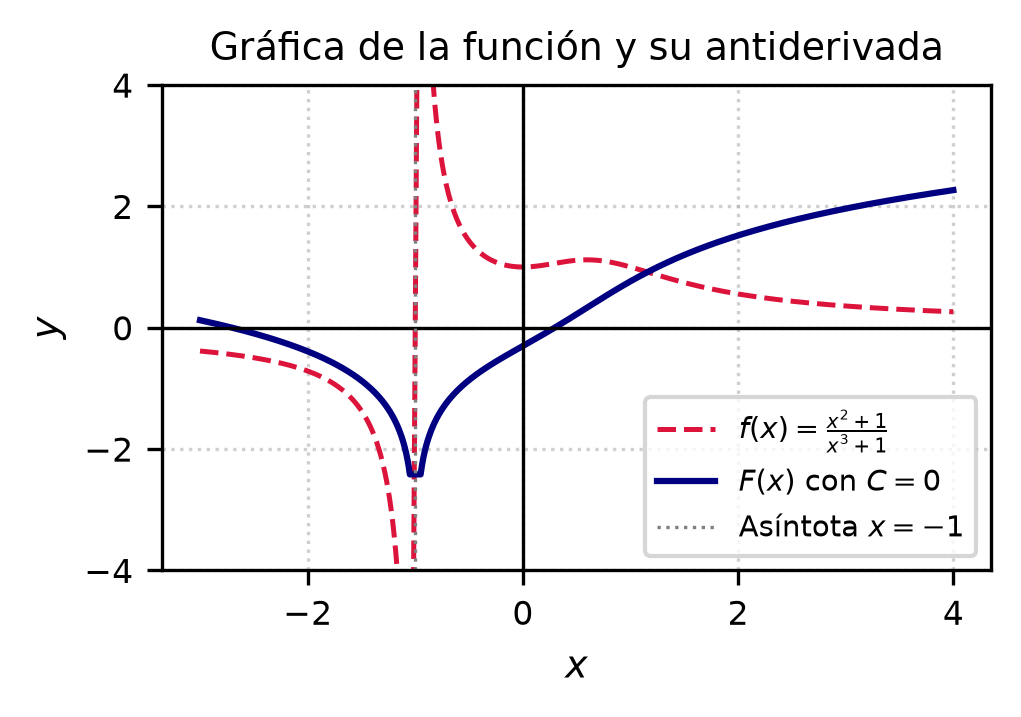

This chart was generated by the following Python code:
import matplotlib
matplotlib.use('Agg')
import numpy as np
import matplotlib.pyplot as plt

# Definir el rango de valores para x (evitando la asíntota en x = -1)
x1 = np.linspace(-3, -1.05, 400)
x2 = np.linspace(-0.95, 4, 400)
x = np.concatenate([x1, x2])

# Definir la función integrando f(x)
def integrand(val):
    return (val**2 + 1) / (val**3 + 1)

# Definir la antiderivada F(x) con C = 0
def antiderivative(val):
    term1 = (2/3) * np.log(np.abs(val + 1))
    term2 = (1/6) * np.log(np.abs(val**2 - val + 1))
    term3 = (np.sqrt(3)/3) * np.arctan((2*val - 1) / np.sqrt(3))
    return term1 + term2 + term3

y_integrand = integrand(x)
y_antideriv = antiderivative(x)

# Configuración de la gráfica para formato IEEE de dos columnas
fig, ax = plt.subplots(figsize=(3.5, 2.5))

ax.plot(x, y_integrand, label=r'$f(x) = \frac{x^2+1}{x^3+1}$', color='crimson', linestyle='--', linewidth=1.2)
ax.plot(x, y_antideriv, label=r'$F(x)$ con $C=0$', color='navy', linewidth=1.5)

ax.set_ylim(-4, 4)
ax.axhline(0, color='black', linewidth=0.8, linestyle='-')
ax.axvline(0, color='black', linewidth=0.8, linestyle='-')
ax.axvline(-1, color='gray', linewidth=0.8, linestyle=':', label='Asíntota $x=-1$')

ax.set_xlabel('$x$', fontsize=9)
ax.set_ylabel('$y$', fontsize=9)
ax.set_title('Gráfica de la función y su antiderivada', fontsize=9)
ax.legend(fontsize=7, loc='best')
ax.grid(True, linestyle=':', alpha=0.6)

plt.xticks(fontsize=8)
plt.yticks(fontsize=8)
plt.tight_layout()

plt.savefig(r'semana_03/graficas/SEM03_P16_grafica.png', dpi=300, bbox_inches='tight')
plt.close()
